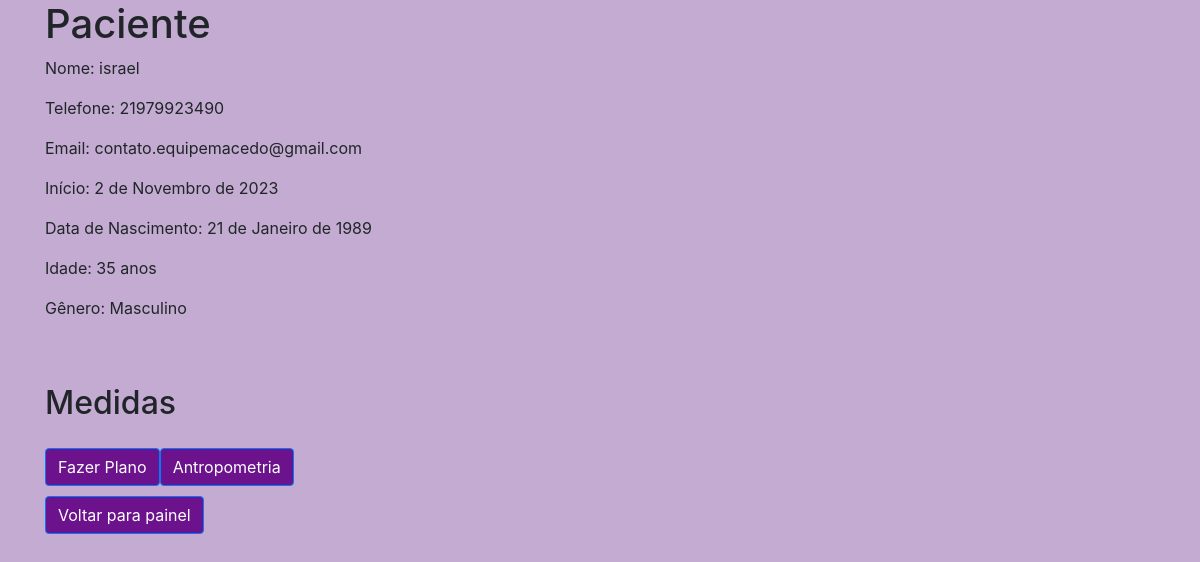
Page /paciente/1 on the committed database.
### plano/models.py (models this page shows, shortened)
class Base(models.Model):
    criado = models.DateField('Criação', auto_now_add=True)
    modificado = models.DateField('Atualização', auto_now=True)
    ativo = models.BooleanField('Ativo?', default=True )
    class Meta:
        abstract = True

class Paciente(Base):
    nome = models.CharField('nome', max_length=100)
    telefone = models.CharField('Telefone', max_length=20)
    email = models.EmailField('E-mail')
    nascimento = models.DateField('Data de Nascimento')
    genero = models.CharField('Genero', max_length=100)

### plano/views.py (the view)
# urls.py: path('paciente/<int:pk>', paciente, name='paciente'),
def paciente(request, pk):
    paciente = Paciente.objects.get(id=pk)
    medida = Medida.objects.filter(id=pk)
    data_nascimento = paciente.nascimento
    data_atual = date.today()
    idade = data_atual.year - data_nascimento.year - ((data_atual.month, data_atual.day) < (data_nascimento.month, data_nascimento.day))
    context = {
        'paciente': paciente,
        'medida': medida,
        'idade' : idade,
    }
    return render(request, 'paciente.html',context)

### plano/templates/paciente.html (shortened to what this page needs)
{% load static %}
<html lang="pt-br">
<head>
    <link rel="stylesheet" href="https://maxcdn.bootstrapcdn.com/bootstrap/4.5.2/css/bootstrap.min.css">
    <link rel="stylesheet" href="{% static 'css/style.css' %}">
</head>
<body>
    <div class="container">
        <h1>Paciente</h1>
        <p>Nome: {{ paciente.nome }}</p>
        <p>Telefone: {{ paciente.telefone }}</p>
        <p>Email: {{ paciente.email }}</p>
        <p>Início: {{ paciente.criado }}</p>
        <p>Data de Nascimento: {{ paciente.nascimento }}</p>
        <p>Idade: {{idade}} anos</p>
        <p>Gênero: {{ paciente.genero }} </p>
        <br><br>
        <h2>Medidas</h2>
        <div class="d-flex">
            <a href="{% url 'plano' paciente.id %}" class="btn btn-primary">Fazer Plano</a>
            <a href="{% url 'antropometria' paciente.id %}" class="btn btn-primary">Antropometria</a>
        </div>
        <div class="d-flex">
        <a href="{% url 'painel' %}" class="btn btn-primary">Voltar para painel</a>
        </div>
    </div>
</body>
</html>

### plano/static/css/style.css (style rules this page uses)
body { background-color: #c3abd1 ; }
.btn { margin-top: 10px; background-color: #6c128d; color: white; }

### rows in the picture
Paciente: nome "israel", telefone "21979923490", email "contato.equipemacedo@gmail.com", criado "2 de Novembro de 2023", nascimento "21 de Janeiro de 1989", genero "Masculino"
